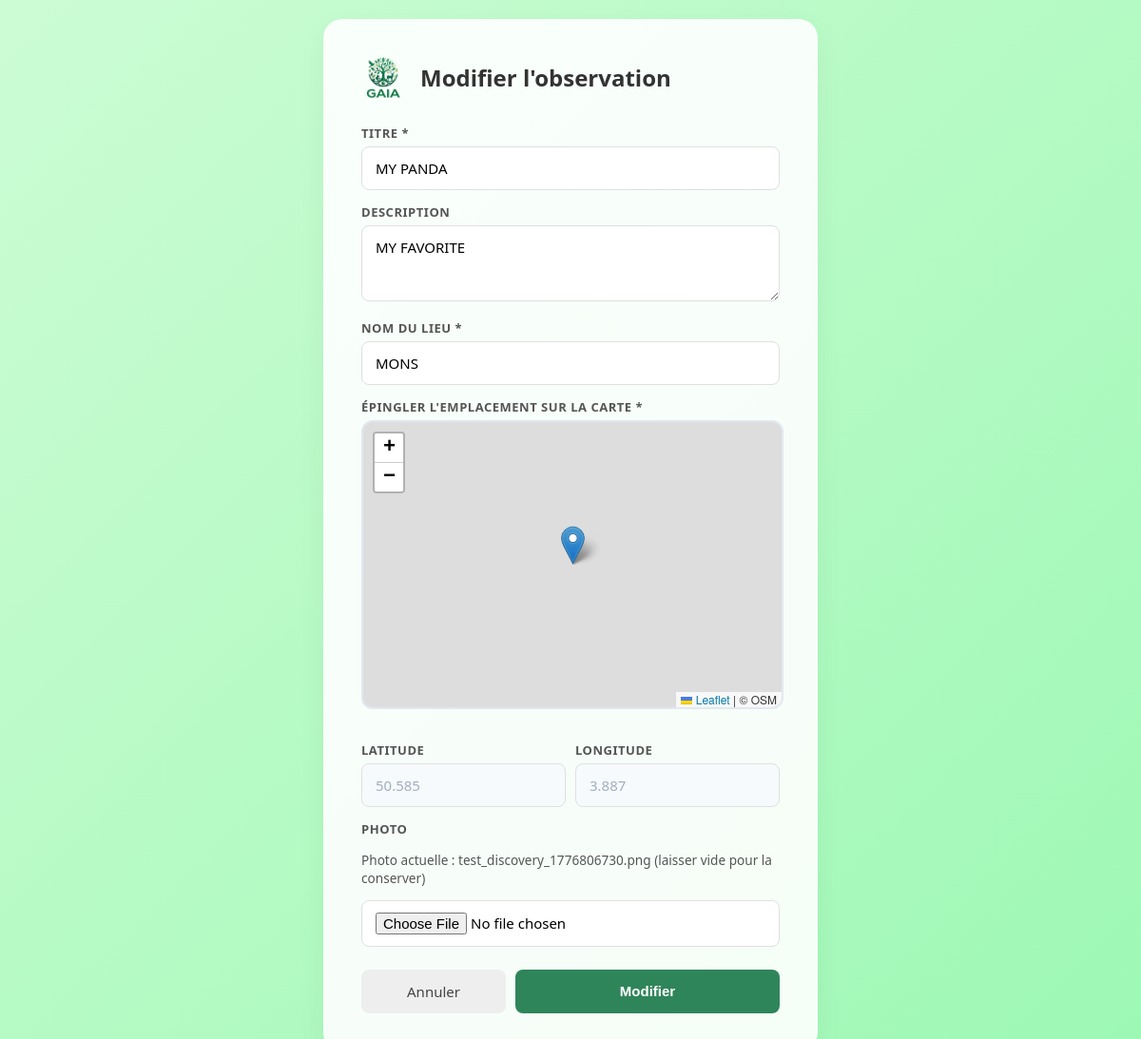
The page /post/1/edit (signed in) on the database its author committed.
### tables this page shows
CREATE TABLE Posts (
    Id INTEGER PRIMARY KEY AUTOINCREMENT,
    Titre text NOT NULL ,
    Description TEXT,
    Commentaire TEXT ,
    Date TIMESTAMP NOT NULL,
    Localisation TEXT NOT NULL,
    Latitude REAL NOT NULL,
    Longitude REAL NOT NULL,
    Badges INTEGER ,
    Username TEXT NOT NULL,
    Photo TEXT NOT NULL
);

### app/routes/main.py (the view, shortened to what this page needs)
@main_bp.route("/post/<int:post_id>/edit", methods=["GET", "POST"])
@login_required
def edit_post(post_id):
    db = get_db()
    post = db.execute(
        "SELECT Id, Titre, Description, Localisation, Latitude, Longitude, Photo, Username FROM Posts WHERE Id = ?",
        (post_id,),
    ).fetchone()
    if post is None:
        flash("Post introuvable.")
        return redirect(url_for("main.index"))
    if current_user.Username != post["Username"] and current_user.Role != "Admin":
        flash("Action non autorisée.")
        return redirect(url_for("main.index"))
    return render_template("publish.html", post=post)

### app/__init__.py (called while the page is built)
def create_app():
    app = Flask(__name__)
    app.config["SECRET_KEY"] = os.environ.get("SECRET_KEY", "Gaia")
    login_manager = LoginManager()
    login_manager.init_app(app)
    login_manager.login_view = "auth.login"
    @login_manager.user_loader
    def load_user(user_id):
        from app.db import get_db
        from app.models import User
        db = get_db()
        user = db.execute("SELECT * FROM Users WHERE Id = ?", (user_id,)).fetchone()
        if user:
            return User(user["Id"], user["Username"], user["Email"], user["Role"])
        return None
    app.teardown_appcontext(close_db)
    from app.routes.auth import auth_bp
    from app.routes.main import main_bp
    app.register_blueprint(main_bp)
    app.register_blueprint(auth_bp)
    with app.app_context():
        db = get_db()
        init_schema(db)
        init_animals()
    return app

### app/db.py (called while the page is built)
def get_db():
    if "db" not in g:
        g.db = sqlite3.connect(DATABASE, detect_types=sqlite3.PARSE_DECLTYPES)
        g.db.row_factory = sqlite3.Row
    return g.db

### app/templates/publish.html (shortened to what this page needs)
<!doctype html>
<html lang="fr">
    <head>
        <link
            rel="stylesheet"
            href="https://unpkg.com/leaflet@1.9.4/dist/leaflet.css"
        />
        <link
            rel="stylesheet"
            href="{{ url_for('static', filename='css/publish.css') }}"
        />
    </head>
    <body>
        <div class="container">
            <div class="header">
                <img
                    src="{{ url_for('static', filename='Logo.png') }}"
                    alt="GAIA Logo"
                    onerror="this.style.display = 'none'"
                />
                <h1>{{ "Modifier l'observation" if post else "Nouvelle observation" }}</h1>
            </div>
            <form method="post" enctype="multipart/form-data">
                <div class="suggestions-container">
                    <label for="Titre">Titre *</label>
                    <input
                        type="text"
                        id="Titre"
                        name="Titre"
                        placeholder="Ex: Renard roux"
                        value="{{ post.Titre if post else '' }}"
                        autocomplete="off"
                        required
                    />
                </div>
                <label for="Description">Description</label>
                <textarea
                    id="Description"
                    name="Description"
                    placeholder="Décrivez votre observation..."
                >{{ post.Description if post else '' }}</textarea>
                <label for="Localisation">Nom du lieu *</label>
                <input
                    type="text"
                    id="Localisation"
                    name="Localisation"
                    placeholder="Ex: Forêt de Soignes"
                    value="{{ post.Localisation if post else '' }}"
                    required
                />
                <label>Épingler l'emplacement sur la carte *</label>
                <div id="map-picker"></div>
                <div class="coords">
                    <div>
                        <label for="Latitude">Latitude</label>
                        <input
                            type="number"
                            id="Latitude"
                            name="Latitude"
                            step="any"
                            placeholder="Auto-rempli"
                            value="{{ post.Latitude if post else '' }}"
                            readonly
                            required
                        />
                    </div>
                    <div>
                        <label for="Longitude">Longitude</label>
                        <input
                            type="number"
                            id="Longitude"
                            name="Longitude"
                            step="any"
                            placeholder="Auto-rempli"
                            value="{{ post.Longitude if post else '' }}"
                            readonly
                            required
                        />
                    </div>
                </div>
                <label for="Photo">Photo {% if not post %}*{% endif %}</label>
                {% if post and post.Photo %}
                <p style="font-size:0.85em; color:#555;">Photo actuelle : {{ post.Photo }} (laisser vide pour la conserver)</p>
                {% endif %}
                <input
                    type="file"
                    id="Photo"
                    name="Photo"
                    accept="image/*"
                    {{ 'required' if not post else '' }}
                />
                <div class="button-group">
                    <a href="{{ url_for('main.index') }}" class="btn-back"
                        >Annuler</a
                    >
                    <button type="submit">{{ "Modifier" if post else "Publier" }}</button>
                </div>
            </form>
        </div>
    </body>
</html>

### app/static/css/publish.css (style rules this page uses)
body { display: flex; align-items: center; justify-content: center; min-height: 100vh; margin: 0; padding: 20px; background: linear-gradient(135deg, #ccfcd4 0%, #9df8b4 100%); font-family: "Segoe UI", Tahoma, Geneva, Verdana, sans-serif; box-sizing: border-box; }
.container { background-color: rgba(255, 255, 255, 0.9); padding: 40px; border-radius: 20px; box-shadow: 0 10px 30px rgba(0, 0, 0, 0.05); width: 100%; max-width: 520px; box-sizing: border-box; }
.header { display: flex; align-items: center; gap: 14px; margin-bottom: 28px; }
.header img { width: 48px; height: auto; }
h1 { font-size: 1.5rem; font-weight: 600; color: #333; margin: 0; }
label { display: block; font-size: 13px; font-weight: 600; color: #555; margin-bottom: 5px; margin-top: 14px; text-transform: uppercase; letter-spacing: 0.04em; }
input[type="text"], input[type="number"], textarea, input[type="file"] { width: 100%; padding: 12px 14px; border: 1px solid #e0e0e0; border-radius: 8px; background-color: #fff; font-size: 15px; font-family: inherit; box-sizing: border-box; outline: none; transition: border-color 0.2s; }
textarea { resize: vertical; min-height: 80px; }
.coords { display: flex; gap: 10px; }
.coords > div { flex: 1; }
.button-group { display: flex; gap: 10px; margin-top: 24px; }
button[type="submit"] { flex: 2; padding: 13px; border: none; border-radius: 8px; background-color: #2f855a; color: white; font-size: 15px; font-weight: 600; cursor: pointer; transition: background 0.2s; }
.btn-back { flex: 1; padding: 13px; border: none; border-radius: 8px; background-color: #eee; color: #444; font-size: 15px; font-weight: 500; cursor: pointer; text-decoration: none; text-align: center; transition: background 0.2s; }
#map-picker { height: 300px; width: 100%; border-radius: 12px; margin-bottom: 20px; border: 2px solid #e2e8f0; cursor: crosshair; }
.suggestions-container { position: relative; width: 100%; }
.coords input[readonly] { background-color: #f7fafc; color: #a0aec0; cursor: not-allowed; }

### rows shown on the page
Posts: Titre "MY PANDA", Description "MY FAVORITE", Localisation "MONS", Latitude "50.585", Longitude "3.887", Photo "test_discovery_1776806730.png"

### other values the page prints
{{ "Modifier l'observation" if post else "Nouvelle observation" }} "Modifier l'observation"
{{ "Modifier" if post else "Publier" }} "Modifier"
